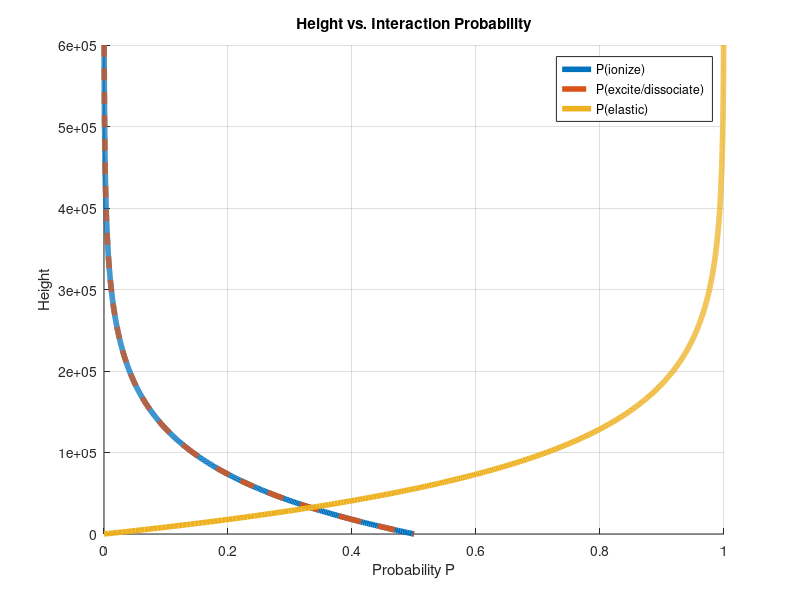

Source code (MATLAB): (Note: this script raises an error after producing the figure.)
x = linspace(600d3,0,1000);



ionp = (0.5)*exp(-x/80d3);
excp = (0.5)*exp(-x/80d3);
elap = 1-(ionp+excp);


figure(3);clf;hold on; grid on;
plot(ionp,x,'linewidth',4)
plot(excp,x,'--','linewidth',4)
plot(elap,x,'linewidth',4)
xlabel 'Probability P'
ylabel 'Height'
title 'Height vs. Interaction Probability'
legend('P(ionize)','P(excite/dissociate)','P(elastic)')
saveeps('probability.png')

%%

r = rand(1,1000);
dte = -log(r)*5;
figure(4)
histogram(abs(dte),100,'normalization','probability')
ylabel 'Probability'
xlabel 'Distance before collision [m]'
title 'Distance before collision'
saveeps('mfp.png')

%%

en1 = rand(1,1000)*50;
en2 = rand(1,1000)*30;

figure(5)
subplot(121)
histogram(en1,100,'normalization','probability')
ylabel 'Probability'
xlabel 'Ionization energy [eV]'
subplot(122)
histogram(en2,100,'normalization','probability')
xlabel 'Excitation/Dissociation energy [eV]'
saveeps('endist.png')